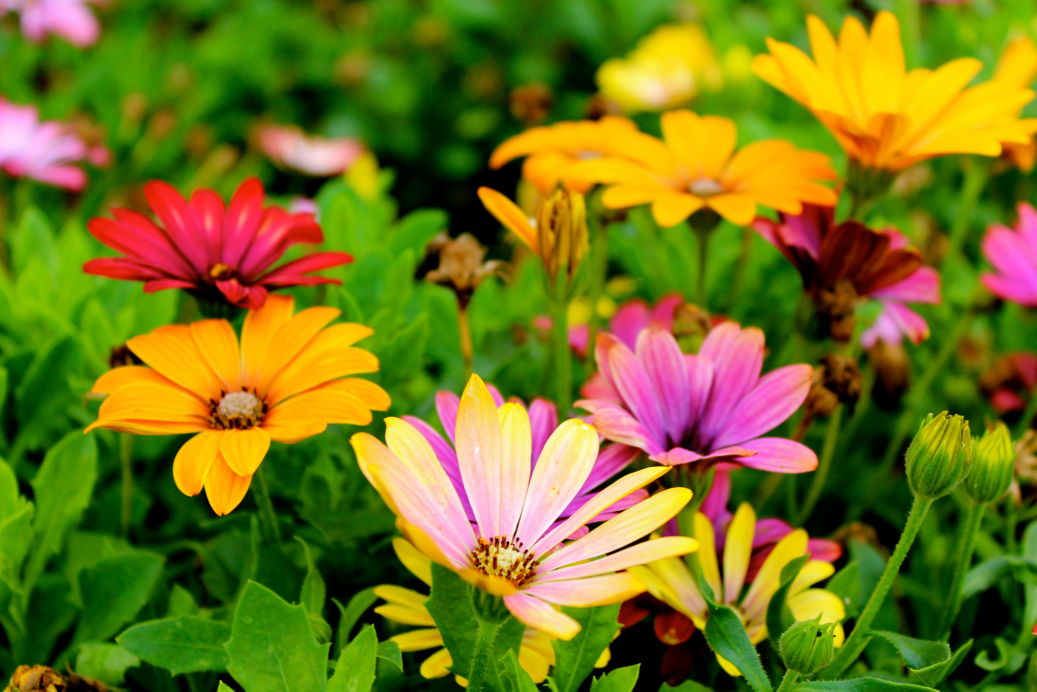
#> input picture dataset/flower.jpg, 5184 x 3456 px, found by its file name (shown at 1/5 size)
$ python lesson8_mini_project.py
#> lines starting #> are read from the running program, lines starting #| are printed output that depends on the picture
"""
==========================================
Module 5 Mini Project
Image Transformation Studio
==========================================
"""

import cv2
import numpy as np

# Load image
image = cv2.imread("dataset/flower.jpg")
#> image is the input picture: shape (3456, 5184, 3); mean B, G, R 27, 117.1, 117

if image is None:
    print("Image not found!")
    exit()

height, width = image.shape[:2]
#> height = 3456; width = 5184

# Resize
resized = cv2.resize(image, (400, 300))
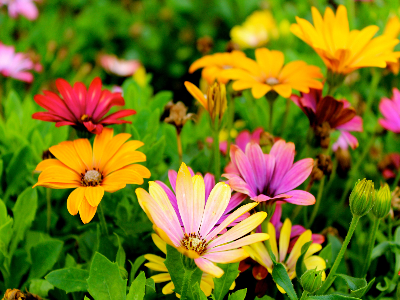
#> resized: shape (300, 400, 3); mean B, G, R 27, 117, 116.9

# Rotate
rotated = cv2.rotate(image, cv2.ROTATE_90_CLOCKWISE)
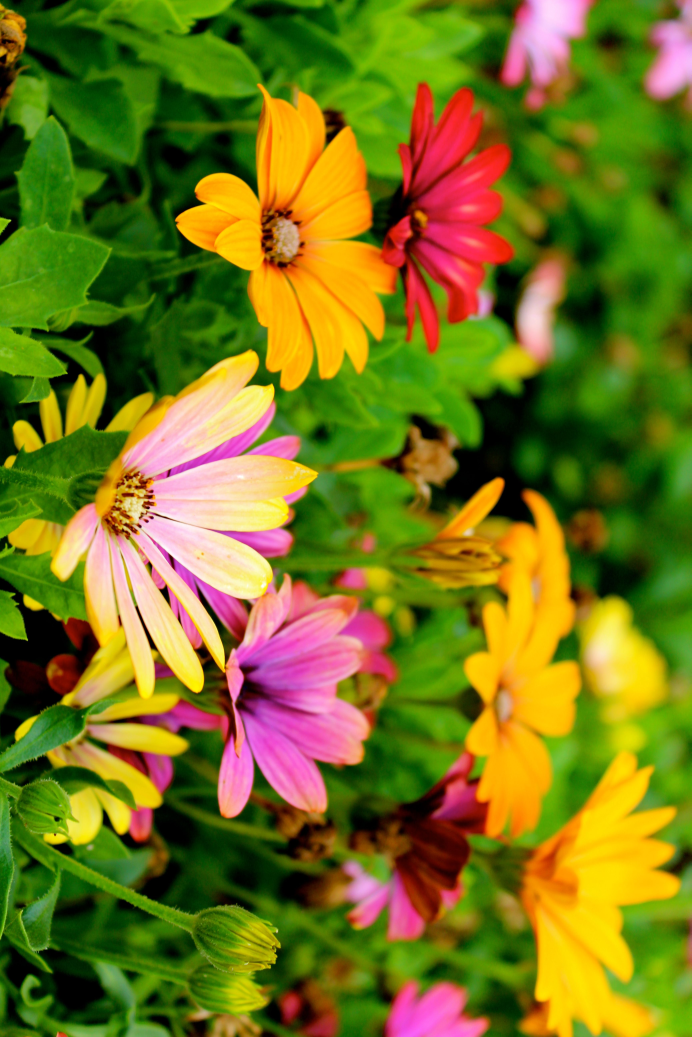
#> rotated: shape (5184, 3456, 3) (shown at 1/5 size); mean B, G, R 27, 117.1, 117

# Translation
tx = 80
ty = 50

M = np.float32([
    [1, 0, tx],
    [0, 1, ty]
])

translated = cv2.warpAffine(image, M, (width, height))
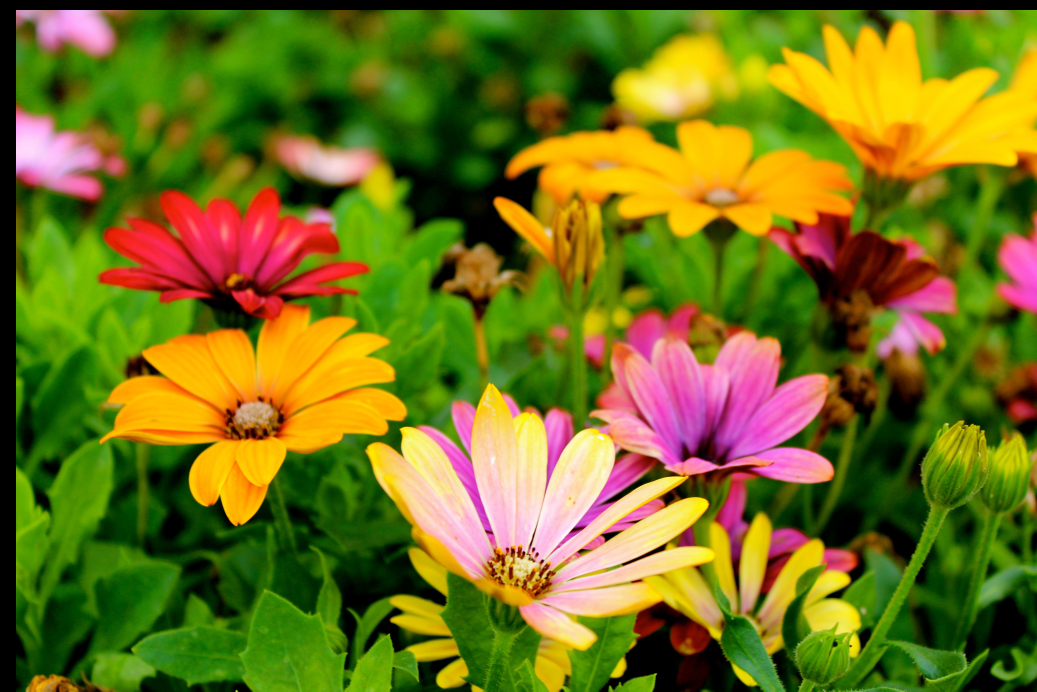
#> translated: shape (3456, 5184, 3) (shown at 1/5 size); mean B, G, R 26.3, 114.1, 114.3

# Flip
flipped = cv2.flip(image, 1)
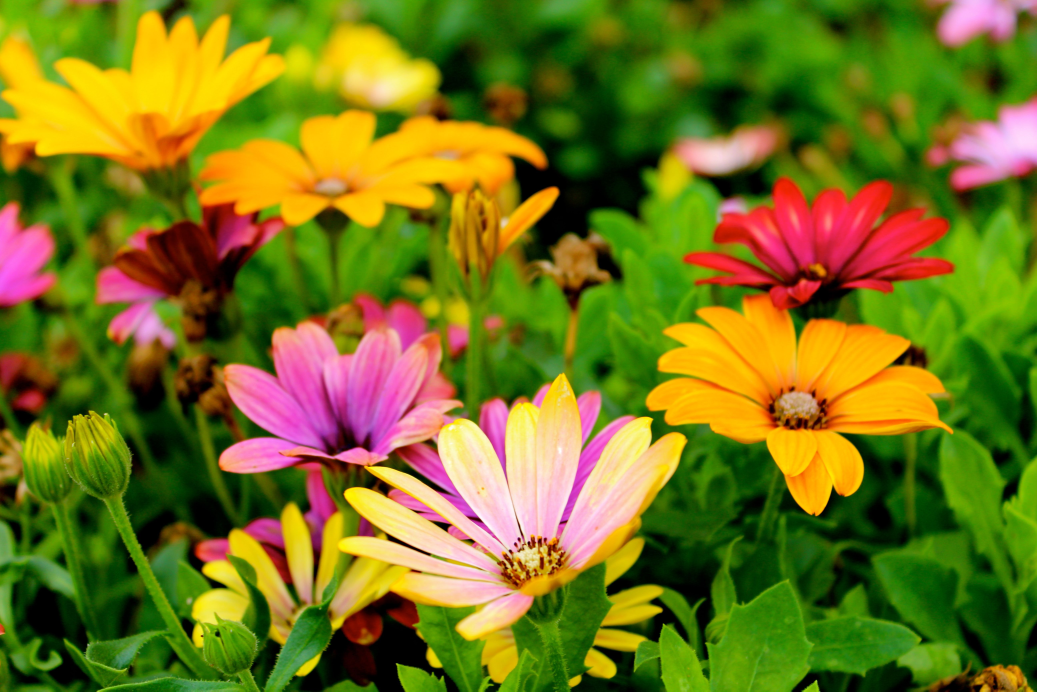
#> flipped: shape (3456, 5184, 3) (shown at 1/5 size); mean B, G, R 27, 117.1, 117

# Affine Transformation
pts1 = np.float32([
    [50, 50],
    [200, 50],
    [50, 200]
])

pts2 = np.float32([
    [10, 100],
    [200, 50],
    [100, 250]
])

affine_matrix = cv2.getAffineTransform(pts1, pts2)

affine = cv2.warpAffine(image, affine_matrix, (width, height))
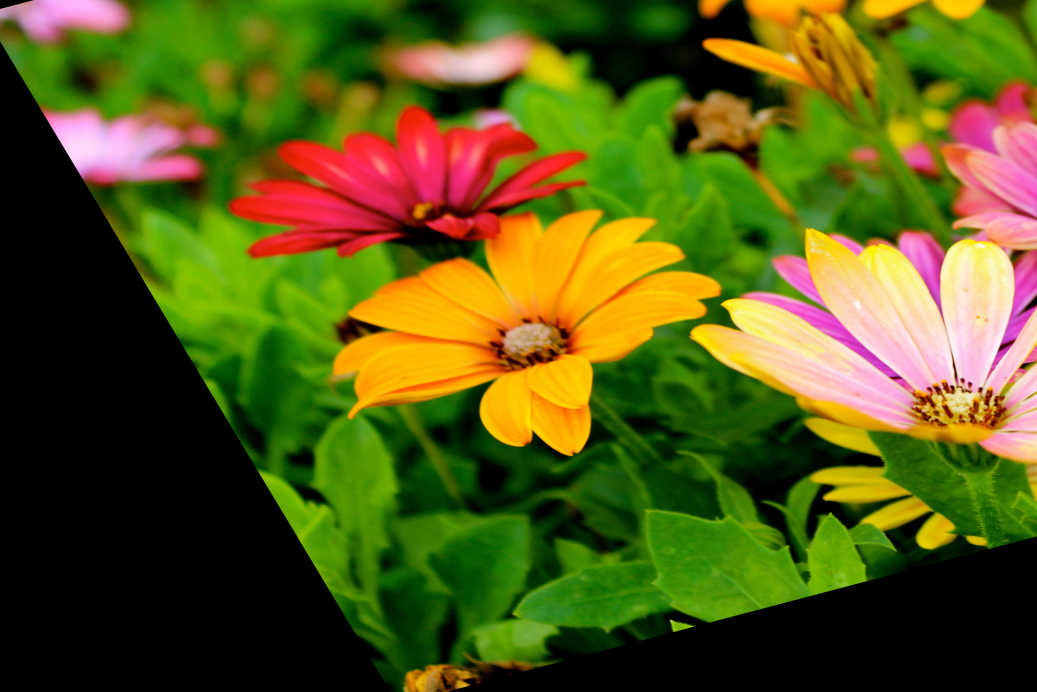
#> affine: shape (3456, 5184, 3) (shown at 1/5 size); mean B, G, R 21.7, 89.4, 87.1

# Perspective Transformation
pts1 = np.float32([
    [50, 50],
    [300, 50],
    [50, 300],
    [300, 300]
])

pts2 = np.float32([
    [20, 100],
    [280, 20],
    [80, 280],
    [320, 320]
])

perspective_matrix = cv2.getPerspectiveTransform(pts1, pts2)

perspective = cv2.warpPerspective(image, perspective_matrix, (width, height))
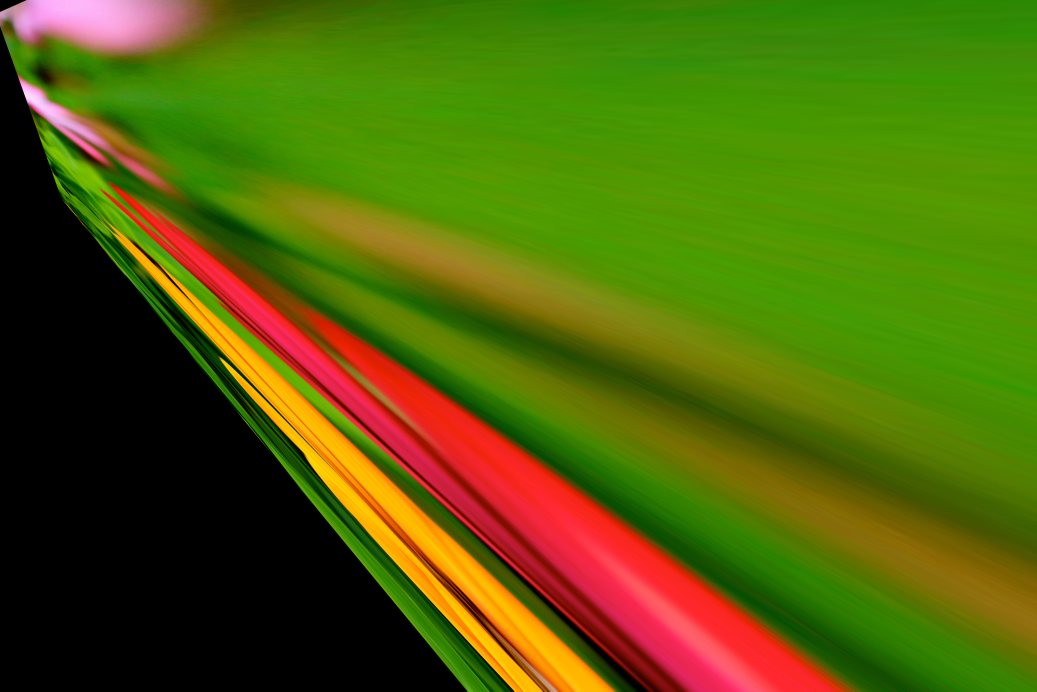
#> perspective: shape (3456, 5184, 3) (shown at 1/5 size); mean B, G, R 8.1, 97.8, 81.4

# Display all images
cv2.imshow("Original", image)
cv2.imshow("Resized", resized)
cv2.imshow("Rotated", rotated)
cv2.imshow("Translated", translated)
cv2.imshow("Flipped", flipped)
cv2.imshow("Affine", affine)
cv2.imshow("Perspective", perspective)

cv2.waitKey(0)
cv2.destroyAllWindows()
